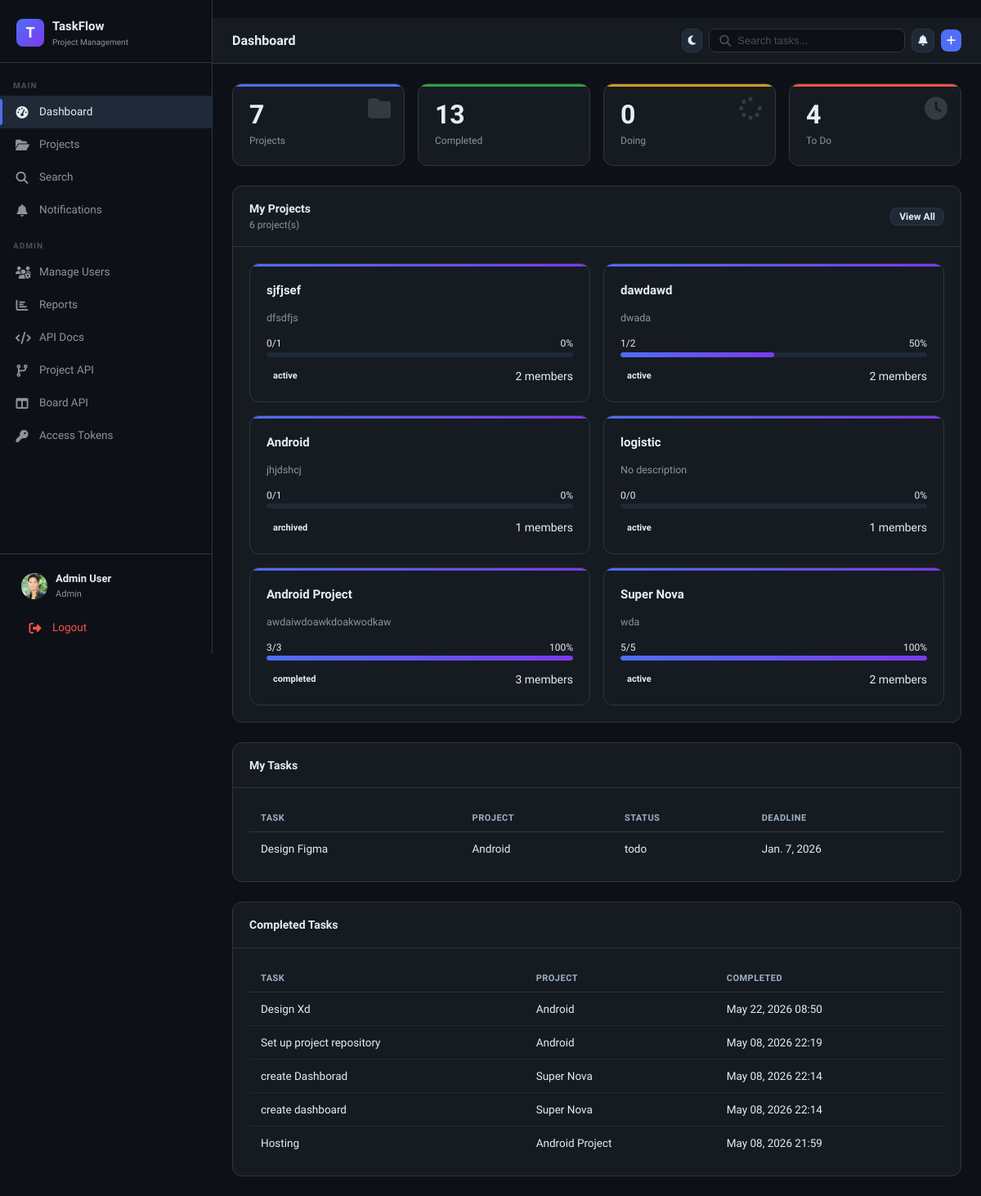
The page /dashboard/ (signed in) on the database its author committed.
### core/models.py (models this page shows, shortened)
class User(AbstractUser):
    ROLE_CHOICES = [("admin", "Admin"), ("member", "Member")]
    role = models.CharField(max_length=10, choices=ROLE_CHOICES, default="member")
    avatar = models.ImageField(upload_to="avatars/", blank=True, null=True)
    is_active = models.BooleanField(default=True)
    @property
    def is_admin(self):
        return self.role == "admin"

class Project(models.Model):
    STATUS_CHOICES = [("active", "Active"), ("archived", "Archived")]
    owner = models.ForeignKey(
        User, on_delete=models.CASCADE, related_name="owned_projects"
    )
    name = models.CharField(max_length=150)
    description = models.TextField(blank=True)
    status = models.CharField(
        max_length=20,
        choices=[("active", "Active"), ("completed", "Completed")],
        default="active",
    )
    created_at = models.DateTimeField(auto_now_add=True)
    deadline = models.DateField(null=True, blank=True)
    updated_at = models.DateTimeField(auto_now=True)
    @property
    def total_cards(self):
        return Card.objects.filter(list__board__project=self).count()
    @property
    def done_cards(self):
        return Card.objects.filter(list__board__project=self, status="done").count()
    @property
    def progress(self):
        total = self.total_cards
        return int((self.done_cards / total) * 100) if total > 0 else 0

class Card(models.Model):
    PRIORITY_CHOICES = [
        ("low", "Low"),
        ("medium", "Medium"),
        ("high", "High"),
        ("critical", "Critical"),
    ]
    STATUS_CHOICES = [("todo", "To Do"), ("doing", "Doing"), ("done", "Done")]
    list = models.ForeignKey(List, on_delete=models.CASCADE, related_name="cards")
    created_by = models.ForeignKey(
        User, on_delete=models.CASCADE, related_name="created_cards"
    )
    title = models.CharField(max_length=200)
    description = models.TextField(blank=True)
    priority = models.CharField(
        max_length=10, choices=PRIORITY_CHOICES, default="medium"
    )
    status = models.CharField(max_length=10, choices=STATUS_CHOICES, default="todo")
    deadline = models.DateField(null=True, blank=True)
    position = models.IntegerField(default=0)
    labels = models.ManyToManyField(Label, blank=True, related_name="cards")
    assignees = models.ManyToManyField(
        User, blank=True, related_name="assigned_cards", through="CardAssignment"
    )
    created_at = models.DateTimeField(auto_now_add=True)
    updated_at = models.DateTimeField(auto_now=True)
    class Meta:
        ordering = ["position"]
    @property
    def is_overdue(self):
        if self.deadline and self.status != "done":
            return self.deadline < timezone.now().date()
        return False

class List(models.Model):
    board = models.ForeignKey(Board, on_delete=models.CASCADE, related_name="lists")
    title = models.CharField(max_length=100)
    position = models.IntegerField(default=0)
    created_at = models.DateTimeField(auto_now_add=True)
    class Meta:
        ordering = ["position"]

class Board(models.Model):
    project = models.ForeignKey(
        Project, on_delete=models.CASCADE, related_name="boards"
    )
    name = models.CharField(max_length=100)
    background = models.CharField(max_length=50, blank=True, default="#1e293b")
    position = models.IntegerField(default=0)
    created_at = models.DateTimeField(auto_now_add=True)
    class Meta:
        ordering = ["position"]

### core/views.py (the view, shortened to what this page needs)
# urls.py: path('dashboard/',      api_views.DashboardAPIView.as_view(), name='api_dashboard'),
@login_required
def dashboard(request):
    user = request.user
    if user.is_admin:
        projects = Project.objects.all()
    projects = projects.order_by("-created_at")
    total_projects = projects.count()
    completed_projects = projects.filter(status="completed").count()
    active_projects = projects.filter(status="active").count()
    cards = Card.objects.filter(list__board__project__in=projects).distinct()
    total_tasks = cards.count()
    done_tasks = cards.filter(status="done").count()
    doing_tasks = cards.filter(status="doing").count()
    todo_tasks = cards.filter(status="todo").count()
    my_cards = (
        cards.filter(assignees=user).exclude(status="done").order_by("deadline")[:5]
    )
    completed_cards = cards.filter(assignees=user, status="done").order_by("-updated_at")[:5]
    overdue_cards = [c for c in my_cards if c.is_overdue]
    notifications = user.notifications.filter(is_read=False).order_by("-created_at")[:5]
    unread_count = user.notifications.filter(is_read=False).count()
    context = {
        "projects": projects[:6],
        "completed_projects": completed_projects,
        "active_projects": active_projects,
        "total_tasks": total_tasks,
        "done_tasks": done_tasks,
        "doing_tasks": doing_tasks,
        "todo_tasks": todo_tasks,
        "total_projects": total_projects,
        "my_cards": my_cards,
        "completed_cards": completed_cards,
        "overdue_cards": overdue_cards,
        "notifications": notifications,
        "unread_count": unread_count,
    }
    return render(request, "dashboard.html", context)

### templates/dashboard.html (shortened to what this page needs)
﻿{% extends 'base.html' %}
{% block page_title %} Dashboard{% endblock %}
{% block topbar_extra %}
<a href="{% url 'project_create' %}" class="btn btn-icon btn-primary" title="New Project" aria-label="New Project">
  <i class="fa-solid fa-plus"></i>
</a>
{% endblock %}
{% block content %}
<div class="grid-4 mb-24">
  <div class="stat-card blue">
    <div class="stat-icon"><i class="fa-solid fa-folder"></i></div>
    <div class="stat-number">{{ total_projects }}</div>
    <div class="stat-label">Projects</div>
  </div>
  <div class="stat-card green">
    <div class="stat-number">{{ done_tasks }}</div>
    <div class="stat-label">Completed</div>
  </div>
  <div class="stat-card yellow">
    <div class="stat-icon"><i class="fa-solid fa-spinner"></i></div>
    <div class="stat-number">{{ doing_tasks }}</div>
    <div class="stat-label">Doing</div>
  </div>
  <div class="stat-card red">
    <div class="stat-icon"><i class="fa-solid fa-clock"></i></div>
    <div class="stat-number">{{ todo_tasks }}</div>
    <div class="stat-label">To Do</div>
  </div>
</div>
<div class="dashboard-shell" style="grid-template-columns:minmax(0,1fr); width:100%;">
  <div style="grid-column:1 / -1; width:100%;">
    <div class="card mb-24">
      <div class="card-header">
        <div>
          <div class="fw-700">My Projects</div>
          <div class="text-small text-muted">{{ projects|length }} project(s)</div>
        </div>
        <a href="{% url 'projects' %}" class="btn btn-secondary btn-sm">View All</a>
      </div>
      <div class="card-body">
        {% if projects %}
        <div class="project-grid">
          {% for project in projects %}
          <a href="{% url 'project_detail' project.id %}" class="project-card">
            <div class="project-name">{{ project.name }}</div>
            <div class="project-desc">
              {{ project.description|truncatechars:60|default:"No description" }}
            </div>
            <div>
              <div style="display:flex; justify-content:space-between; font-size:12px;">
                <span>{{ project.done_cards }}/{{ project.total_cards }}</span>
                <span>{{ project.progress }}%</span>
              </div>
              <div class="progress-bar">
                <div class="progress-fill" style="width:{{ project.progress }}%"></div>
              </div>
            </div>
            <div style="display:flex; justify-content:space-between;">
              <span class="badge badge-{{ project.status }}">
                {{ project.status }}
              </span>
              <span>{{ project.members.count }} members</span>
            </div>
          </a>
          {% endfor %}
        </div>
        {% else %}
        <div style="text-align:center; padding:30px;">
          No projects yet
        </div>
        {% endif %}
      </div>
    </div>
    <div class="card">
      <div class="card-header">
        <div class="fw-700">My Tasks</div>
      </div>
      <div class="card-body">
        {% if my_cards %}
        <table class="table">
          <thead>
            <tr>
              <th>Task</th>
              <th>Project</th>
              <th>Status</th>
              <th>Deadline</th>
            </tr>
          </thead>
          <tbody>
            {% for card in my_cards %}
            <tr>
              <td>{{ card.title }}</td>
              <td>{{ card.list.board.project.name }}</td>
              <td>{{ card.status }}</td>
              <td>
                {% if card.deadline %}
                  {{ card.deadline }}
                {% else %}
                  —
                {% endif %}
              </td>
            </tr>
            {% endfor %}
          </tbody>
        </table>
        {% else %}
        <div>No tasks</div>
        {% endif %}
      </div>
    </div>
    <div class="card" style="margin-top:24px">
      <div class="card-header">
        <div class="fw-700">Completed Tasks</div>
      </div>
      <div class="card-body">
        {% if completed_cards %}
        <table class="table">
          <thead>
            <tr>
              <th>Task</th>
              <th>Project</th>
              <th>Completed</th>
            </tr>
          </thead>
          <tbody>
            {% for card in completed_cards %}
            <tr>
              <td>{{ card.title }}</td>
              <td>{{ card.list.board.project.name }}</td>
              <td>{{ card.updated_at|date:"M d, Y H:i" }}</td>
            </tr>
            {% endfor %}
          </tbody>
        </table>
        {% else %}
        <div>No completed tasks</div>
        {% endif %}
      </div>
    </div>
  </div>
</div>
{% endblock %}

### templates/base.html (shortened to what this page needs)
﻿{% load static %}
<!doctype html>
<html lang="en">
  <head>
    <link rel="stylesheet" href="{% static 'css/main.css' %}" />
    <link rel="stylesheet" href="https://cdnjs.cloudflare.com/ajax/libs/font-awesome/6.5.0/css/all.min.css" />
  </head>
  <body class="{% block body_class %}{% endblock %}">
    <aside class="sidebar" id="sidebar">
      <div class="sidebar-logo">
        <div class="logo-icon">T</div>
        <div>
          <div class="logo-text">TaskFlow</div>
          <div class="logo-sub">Project Management</div>
        </div>
      </div>
      <nav class="sidebar-nav">
        <div class="nav-section">Main</div>
        <a href="{% url 'dashboard' %}" class="nav-link {% if request.resolver_match.url_name == 'dashboard' %}active{% endif %}">
          <span class="nav-icon"><i class="fa-solid fa-gauge-high"></i></span>
          Dashboard
        </a>
        <a href="{% url 'projects' %}" class="nav-link ">
          <span class="nav-icon"><i class="fa-solid fa-folder-open"></i></span>
          Projects
        </a>
        <a href="{% url 'search' %}" class="nav-link {% if request.resolver_match.url_name == 'search' %}active{% endif %}">
          <span class="nav-icon"><i class="fa-solid fa-magnifying-glass"></i></span>
          Search
        </a>
        <a href="{% url 'notifications' %}" class="nav-link {% if request.resolver_match.url_name == 'notifications' %}active{% endif %}">
          <span class="nav-icon"><i class="fa-solid fa-bell"></i></span>
          Notifications
        </a>
        {% if user.is_admin or user.is_staff or user.is_superuser %}
        <div class="nav-section" style="margin-top: 8px">Admin</div>
        <a href="{% url 'admin_users' %}" class="nav-link {% if request.resolver_match.url_name == 'admin_users' %}active{% endif %}">
          <span class="nav-icon"><i class="fa-solid fa-users-gear"></i></span>
          Manage Users
        </a>
        <a href="{% url 'admin_reports' %}" class="nav-link {% if request.resolver_match.url_name == 'admin_reports' %}active{% endif %}">
          <span class="nav-icon"><i class="fa-solid fa-chart-bar"></i></span>
          Reports
        </a>
        <a href="{% url 'admin_api_docs' %}" class="nav-link {% if request.resolver_match.url_name == 'admin_api_docs' %}active{% endif %}">
          <span class="nav-icon"><i class="fa-solid fa-code"></i></span>
          API Docs
        </a>
        <a href="{% url 'admin_project_api' %}" class="nav-link {% if request.resolver_match.url_name == 'project_api_crud' or request.resolver_match.url_name == 'admin_project_api' %}active{% endif %}">
          <span class="nav-icon"><i class="fa-solid fa-code-branch"></i></span>
          Project API
        </a>
        <a href="{% url 'admin_board_api' %}" class="nav-link {% if request.resolver_match.url_name == 'board_api_crud' or request.resolver_match.url_name == 'admin_board_api' %}active{% endif %}">
          <span class="nav-icon"><i class="fa-solid fa-columns"></i></span>
          Board API
        </a>
        <a href="{% url 'admin_access_tokens' %}" class="nav-link {% if request.resolver_match.url_name == 'admin_access_tokens' %}active{% endif %}">
          <span class="nav-icon"><i class="fa-solid fa-key"></i></span>
          Access Tokens
        </a>
        {% endif %}
      </nav>
      <div class="sidebar-footer">
        <a href="{% url 'profile' %}" class="user-card">
          <div class="user-avatar">
            {% if user.avatar %}<img src="{{ user.avatar.url }}" alt="" />
            {% else %}{{ user.username|first|upper }}{% endif %}
          </div>
          <div class="user-info">
            <div class="user-name">{{ user.get_full_name|default:user.username }}</div>
            <div class="user-role">{{ user.role }}</div>
          </div>
        </a>
        <a href="{% url 'logout' %}" class="nav-link" style="margin-top: 4px; color: var(--red)">
          <span class="nav-icon"><i class="fa-solid fa-right-from-bracket"></i></span>
          Logout
        </a>
      </div>
    </aside>
    <div class="main-content">
      <div class="topbar">
        <div class="topbar-title">{% block page_title %}{% endblock %}</div>
        <div class="topbar-actions">
          <button id="themeToggle" class="btn btn-icon btn-secondary" type="button">
            <i class="fa-solid fa-moon" id="themeIcon"></i>
          </button>
          <form action="{% url 'search' %}" method="get" class="search-bar" aria-label="Search" onclick="if (window.innerWidth <= 768) this.submit()">
            <i class="fa-solid fa-magnifying-glass" style="color: var(--text-faint)"></i>
            <input type="text" name="q" placeholder="Search tasks..." value="{{ request.GET.q }}" />
          </form>
          <a href="{% url 'notifications' %}" class="btn btn-icon btn-secondary" style="position: relative">
            <i class="fa-solid fa-bell"></i>
          </a>
          {% block topbar_extra %}{% endblock %}
        </div>
      </div>
      <div class="page-content">
        {% block content %}{% endblock %}
      </div>
    </div>
  </body>
</html>

### rows shown on the page
User: avatar (picture), get_full_name "Admin User", role "Admin"
Project: name "sjfjsef", description "dfsdfjs", done_cards "0", total_cards "1", progress "0", status "active", members.count "2"
Project: name "dawdawd", description "dwada", done_cards "1", total_cards "2", progress "50", status "active", members.count "2"
Project: name "Android", description "jhjdshcj", done_cards "0", total_cards "1", progress "0", status "archived", members.count "1"
Project: name "logistic", description "No description", done_cards "0", total_cards "0", progress "0", status "active", members.count "1"
Project: name "Android Project", description "awdaiwdoawkdoakwodkaw", done_cards "3", total_cards "3", progress "100", status "completed", members.count "3"
Project: name "Super Nova", description "wda", done_cards "5", total_cards "5", progress "100", status "active", members.count "2"
Card: title "Design Figma", list.board.project.name "Android", status "todo", deadline "Jan. 7, 2026"
Card: title "Design Xd", list.board.project.name "Android", updated_at "May 22, 2026 08:50"
Card: title "Set up project repository", list.board.project.name "Android", updated_at "May 08, 2026 22:19"
Card: title "create Dashborad", list.board.project.name "Super Nova", updated_at "May 08, 2026 22:14"
Card: title "create dashboard", list.board.project.name "Super Nova", updated_at "May 08, 2026 22:14"
Card: title "Hosting", list.board.project.name "Android Project", updated_at "May 08, 2026 21:59"

### other values the page prints
{{ total_projects }} "7"
{{ done_tasks }} "13"
{{ doing_tasks }} "0"
{{ todo_tasks }} "4"
{{ projects|length }} "6"
